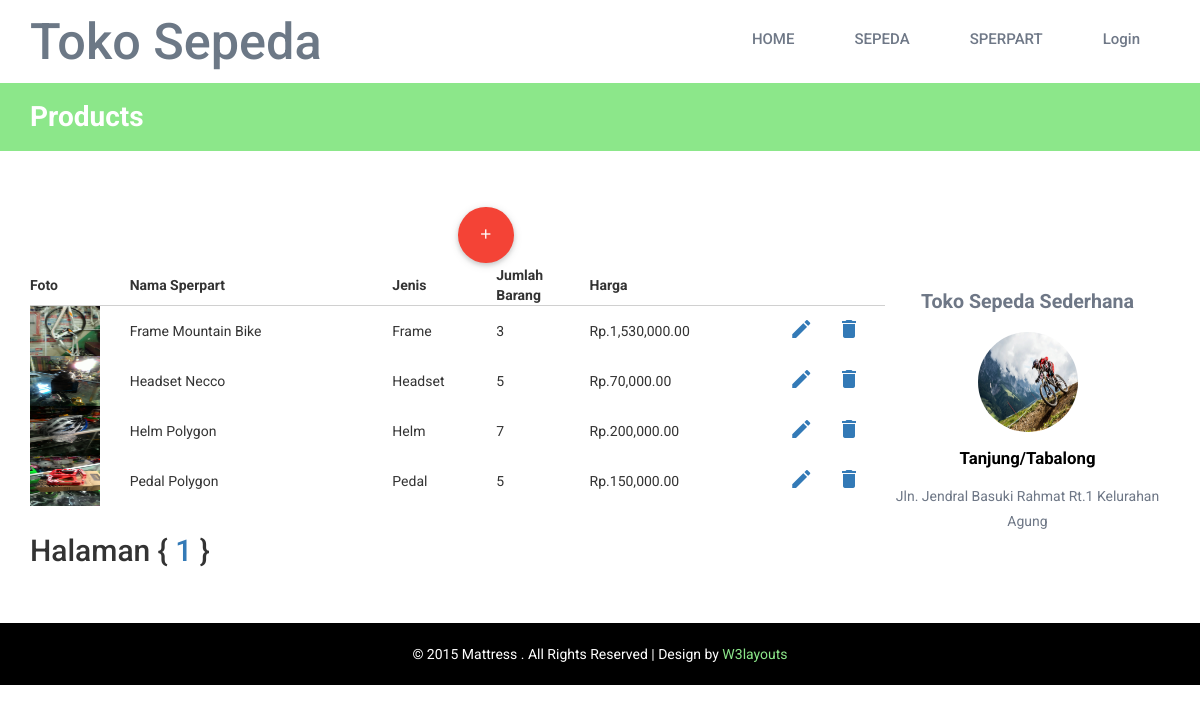
Page /php/admin/products_sperpart.php on the committed database.
### tables this page shows
CREATE TABLE `sperpart` (
  `id_sperpart` int(10) NOT NULL,
  `jenis` varchar(100) NOT NULL,
  `nama_sperpart` varchar(50) NOT NULL,
  `harga_sperpart` int(50) NOT NULL,
  `jumlah_barang` int(25) NOT NULL,
  `keterangan` varchar(250) NOT NULL,
  `gambar` varchar(100) NOT NULL
);

### php/admin/products_sperpart.php (the view, shortened to what this page needs)
<?php
include_once('../connect.php');
?>
<!DOCTYPE html>
<html>
<head>
<link href="../../materialize/css/materialize.css" rel="stylesheet" type="text/css" media="all" />
<link href="../../materialize/css/materialize.min.css" rel="stylesheet" type="text/css" media="all" />
<link href="../../css/bootstrap.css" rel="stylesheet" type="text/css" media="all" />
<link href="../../css/style.css" rel="stylesheet" type="text/css" media="all" />
<link href="../../css/memenu.css" rel="stylesheet" type="text/css" media="all" />
</head>
<body>
		<div class="container">
			<div class="head-top">
				<div class="logo">
					<h1><a href="admin.php">Toko Sepeda</a></h1>
				</div>
		  <div class=" h_menu4">
				<ul class="memenu skyblue">
					  <li><a class="color8" href="admin.php">HOME</a></li>
				      <li><a class="color1" href="#">SEPEDA</a>
					</li>
				    <li class="grid"><a class="color2" href="#">SPERPART</a>
			    </li>
				<li><a class="color4" href="login.html">Login</a></li>
			  </ul>
			</div>
		</div>
		</div>
	<div class="grow">
		<div class="container">
			<h2>Products</h2>
		</div>
	</div>
	<div class="pro-du">
		<div class="container">
			<div class="col-md-9 product1">
				<div class=" bottom-product">
					<?php
					$pilihanmenu = $_GET['id'];
					$perpage = 15;
			    $page = isset($_GET["halaman"]) ? (int) $_GET["halaman"] : 1;
			    $start = ($page > 1) ? ($page * $perpage) - $perpage : 0;
			    $isi = "SELECT * FROM sperpart WHERE jenis LIKE '%$pilihanmenu%' ORDER BY nama_sperpart ASC LIMIT $start, $perpage";
			    $result2 = $db->query($isi);
			    $result = $db->query("SELECT * FROM sperpart");
			    $total = $result->num_rows;
			    $pages = ceil($total / $perpage);
					?>
					<table class="responsive-table">
					<a href="tambah_sperpart.php" class="btn-floating btn-large waves-effect waves-light red"><i class="material-icons">add</i></a>
						<thead>
							<tr>
									<th data-field="id">Foto</th>
									<th data-field="name">Nama Sperpart</th>
									<th data-field="price">Jenis</th>
									<th data-field="price">Jumlah<br>Barang</th>
									<th data-field="price">Harga</th>
							</tr>
						</thead>
					<?php
			        while ($hasil = $result2->fetch_assoc()) {
			            $uang = $hasil['harga_sperpart'];
			            $jlh_desimal = '2';
			            $pemisah_desimal = '.';
			            $pemisah_ribuan = ',';
			            ?>
									<div class="col-md-6 bottom-cd simpleCart_shelfItem">
										<tbody>
											<tr>
												<td><img src="../../gambar_sepeda/<?= $hasil['gambar']; ?>" width="70%" height="50px"></td>
												<td><?= $hasil['nama_sperpart']; ?></td>
												<td><?= $hasil['jenis']; ?></td>
												<td><?= $hasil['jumlah_barang']; ?></td>
												<td>Rp.<?= number_format($uang, $jlh_desimal, $pemisah_desimal, $pemisah_ribuan);  ?></td>
												<td><a href="edit_sperpart.php?kode_sperpart=<?= $hasil['id_sperpart']; ?>"><i class="material-icons">mode_edit</i></a></td>
												<td><a href="hapus_sperpart.php?kode_sperpart=<?= $hasil['id_sperpart']; ?>"><i class="material-icons">delete</i></a></td>
											</tr>
									</div>
					<?php
			}
			?>
				</table>
				</div>
				<h2>Halaman {
				<?php
				for ($i = 1; $i <= $pages; $i++) {
				?>
								<a href="?halaman=<?= $i ?>"><?= $i ?></a>
								<?php
						}
						?>
					}
				</div>
				<div class="pr-btm">
				<h4>Toko Sepeda Sederhana</h4>
					<img class="img-responsive" src="../../images/profil.jpg" alt="">
					<h6>Tanjung/Tabalong</h6>
					<p>Jln. Jendral Basuki Rahmat Rt.1 Kelurahan Agung</p>
				</div>
			</div>
		</div>
		<div class="footer-class">
		<p>© 2015 Mattress . All Rights Reserved | Design by  <a href="http://w3layouts.com/" target="_blank">W3layouts</a> </p>
		</div>
</body>
</html>

### css/style.css (style rules this page uses)
body { background:#fff; font-family: 'Roboto', sans-serif; }
a { transition: 0.5s all; -webkit-transition: 0.5s all; -o-transition: 0.5s all; -moz-transition: 0.5s all; -ms-transition: 0.5s all; }
ul { padding: 0; margin: 0; }
h1,h2,h3,h4,h5,h6,label,p { margin:0; }
.logo { float: left; }
.head-top { padding: 1em 0; }
.logo h1 a { color: #6c7886; font-size: 1.4em; text-decoration: none; }
.h_menu4 { margin: 7px 0 0px; float: right; }
.footer-class p { color:#fff; font-size:1em; }
.footer-class p a { color:#8ce78a; text-decoration:none; }
.footer-class { padding: 1.5em 0; text-align:center; background:#000; }
.bottom-product { margin-bottom: 2em; margin-top: 0em; }
.product1 { padding: 0; }
.pr-btm h4 { color: #6e7786; font-size: 1.4em; font-weight: 700; margin: 0 0 1em; }
.pr-btm h6 { font-size: 1.2em; font-weight: 700; margin: 1em 0; color: #000; }
.pr-btm p { color: #6e7786; font-size: 1em; margin: 1em 0; line-height: 1.8em; }
.pr-btm { text-align: center; margin:6em 0 0; }
.pr-btm img { width: 100px; height: 100px; border-radius: 50%; margin: 0 auto; }
.bottom-cd.simpleCart_shelfItem { padding-right: 5em; }
.grow { background-color: #8ce78a; padding: 1.3em 0; }
.grow h2 { color: #fff; font-size: 2em; margin: 0; font-weight: 700; }
.pro-du { padding: 4em 0; }

### css/memenu.css (style rules this page uses)
.memenu { margin-bottom:0px;padding:0;width:100%;list-style:none;display:inline-block;position:relative;font-size:15px }
.memenu li { margin-bottom:-5px;display:inline }
.memenu>li>a { float:left;padding:8px 30px;text-decoration:none;text-transform:capitalize;font-size:1em; font-weight: 500; -webkit-transition: all 0.3s ease-in-out; -moz-transition: all 0.3s ease-in-out; -o-transition: all 0.3s ease-in-out; transition: all 0.3s ease-in-out; }
.skyblue li>a,.skyblue>li.showhide span { color:#6f7887 }

### rows in the picture
sperpart: gambar (picture), nama_sperpart "Frame Mountain Bike", jenis "Frame", jumlah_barang "3", harga_sperpart "1,530,000.00"
sperpart: gambar (picture), nama_sperpart "Headset Necco", jenis "Headset", jumlah_barang "5", harga_sperpart "70,000.00"
sperpart: gambar (picture), nama_sperpart "Helm Polygon", jenis "Helm", jumlah_barang "7", harga_sperpart "200,000.00"
sperpart: gambar (picture), nama_sperpart "Pedal Polygon", jenis "Pedal", jumlah_barang "5", harga_sperpart "150,000.00"
